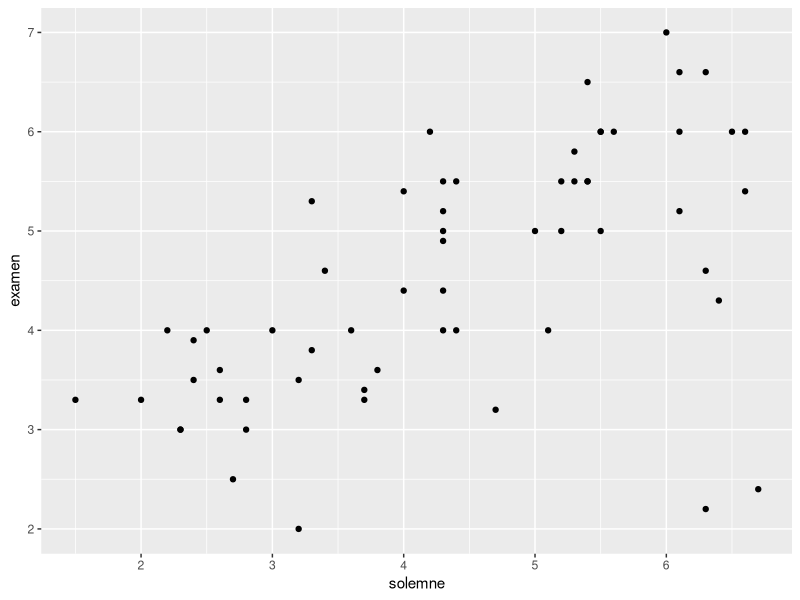
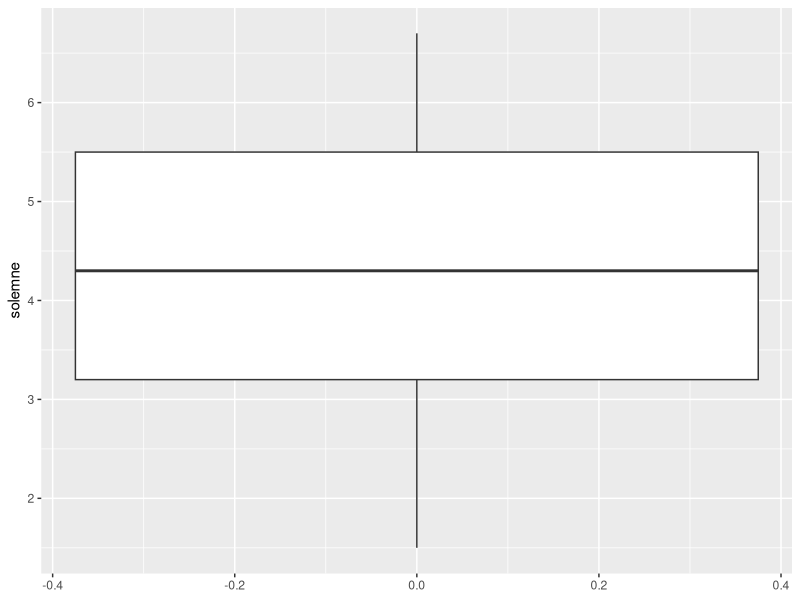

The R source for these figures, in order:
library(readxl)
library(ggplot2)
library(dplyr)


# 1) Use la funcion read_excel para importar la base de datos "nombres60.xlsx" 
#    guarde el tibble resultante un objeto de nombre "notas"


read_excel("nombres60.xlsx")

notas <- read_excel("nombres60.xlsx")


# 2) Cree un diagrama de dispersión, con las notas de la prueba
# solemne en el eje horizontal y las del examen en el eje vertical
# Puede usar los grafico de base o los de ggplot2 
ggplot( data = notas) +
geom_point(aes(x = solemne, y = examen))

# 3) Cree dos diagramas boxplot: uno para las notas de la solemne
# y otro para las notas del examen
# Puede usar los grafico de base o los de ggplot2 

ggplot(data = notas) + geom_boxplot(aes(y = solemne))

# 4) Compute la media de las notas de la  prueba solemne y 
# la desviacion estándar de las notas de examen 

mean(notas$solemne)
sd(notas$examen)
# 5) Compute los quantiles 0.25 y 0.75 de las notas del examen

quantile(notas$examen,0.25)
quantile(notas$examen,0.75)
# 6) Cree una nueva tibble que contenga unicamente las observaciones
# de las personas que obtuvieron un 4 o más en el examen
# azul en el examen opcion 1

select(notas, c("apellido", "sexo", "examen"))
filter(notas,examen >= 4)

# 7) Compute la proporcion de gente que obtuvo un azul en el examen
# azul en el examen opcion 2

notas %>% select(c("apellido", "examen"))
notas %>%  filter(examen >= 4)

# 8) Compute la probabilidad de que en un grupo de 30 personas,
# 2 o más personas tengan el mismo cumpleaños 

n <- 30
cumples <- sample(1:365, n, replace = TRUE)
mismo_cumple <- function(n){
  cumples <- sample(1:365, n, replace=TRUE)
  any(duplicated(cumples))
}
mismo_cumple(30)

B <- 30
results <- replicate(B, mismo_cumple(30))
mean(results)

# 9) Encuentre el número más pequeño de personas en donde la
# probabilidad de que dos o mas personas tengan el mismo cumpleaños
# sea mayor o igual a 1/3